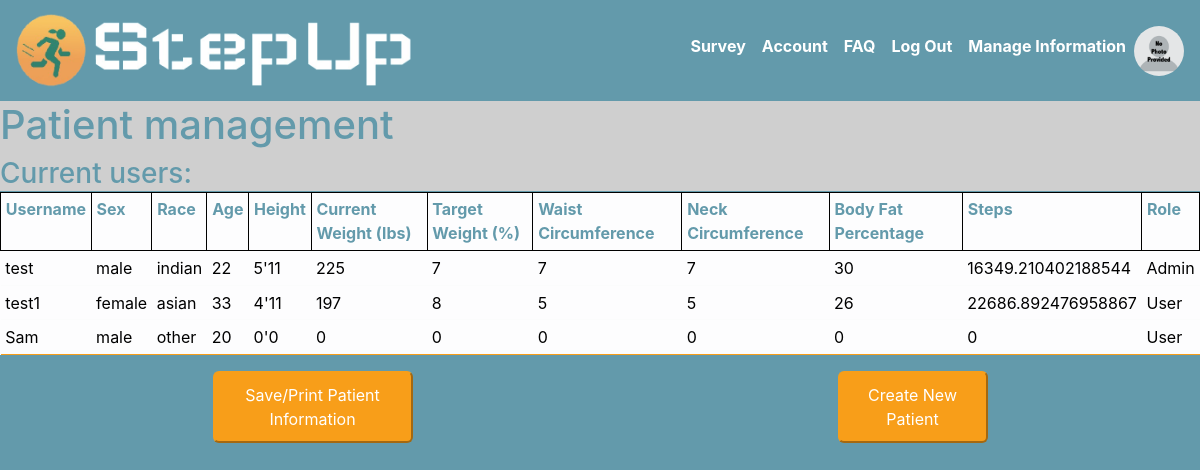
Page /auth/manage_users (signed in) on the earlier database version.
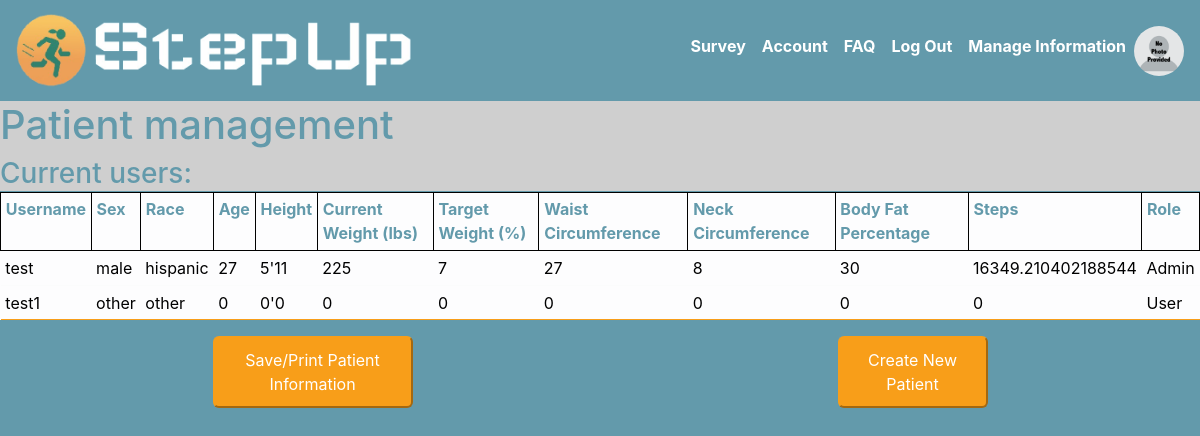
Same page on the later database version.
### tables this page shows
CREATE TABLE user
(
    username       TEXT UNIQUE NOT NULL,
    password       TEXT NOT NULL,
    email          TEXT NOT NULL,
    picture        BLOB,
    sex            TEXT NOT NULL,
    race           TEXT NOT NULL,
    age            INTEGER NOT NULL,
    feet           INTEGER NOT NULL,
    inches         INTEGER NOT NULL,
    userid         INTEGER PRIMARY KEY UNIQUE,
    current_weight INTEGER NOT NULL,
    target_weight  INTEGER NOT NULL,
    weight_circum  INTEGER NOT NULL,
    neck_circum    INTEGER NOT NULL,
    body_fat_per   INTEGER NOT NULL,
    steps          INTEGER NOT NULL,
    role           INTEGER NOT NULL,
    survey_update  TEXT NOT NULL,
    account_create TEXT NOT NULL
);

### step_up/auth.py (the view)
@bp.route('/manage_users', methods=('GET',))
@login_required
def manage_info():
    if g.user['role'] == 1:
        user_list = None
        if request.method == 'GET':
            database = get_database()
            user_list = database.execute(
                "SELECT * FROM user"
            ).fetchall()
        return render_template('auth/manage_info.html', user=user_list)
    else:
        abort(403)

### step_up/auth.py (called while the page is built)
def login_required(view):
    @functools.wraps(view)
    def wrapped_view(**kwargs):
        if g.user is None:
            return redirect(url_for('auth.login'))
        return view(**kwargs)
    return wrapped_view

@bp.before_app_request
def load_logged_in_user():
    userid = session.get('userid')
    if userid is None:
        g.user = None
    else:
        g.user = get_database().execute(
            "SELECT * FROM user WHERE userid = ?", (userid,)
        ).fetchone()

### step_up/database.py (called while the page is built)
def get_database():
    if 'database' not in g:
        g.database = sqlite3.connect(
            current_app.config['DATABASE'],
            detect_types=sqlite3.PARSE_DECLTYPES
        )
        g.database.row_factory = sqlite3.Row
    return g.database

def close_database(e=None):
    database = g.pop('database', None)
    if database is not None:
        database.close()

### step_up/templates/auth/manage_info.html (shortened to what this page needs)
{% extends 'base.html' %}
{% block content %}
    <div class="h1-h3">
        <h1>Patient management</h1>
        <h3>Current users:</h3>
    </div>
    <div style="overflow-x:auto; margin-top: -7px">
        <table class="table table-light table-sm" style="height:110px; width:100%; border-bottom: 1px solid #F89E19">
            <tr class="table-header">
                <th style="border:1px solid black">Username</th>
                <th style="border:1px solid black">Sex</th>
                <th style="border:1px solid black">Race</th>
                <th style="border:1px solid black">Age</th>
                <th style="border:1px solid black">Height</th>
                <th style="border:1px solid black">Current Weight (lbs)</th>
                <th style="border:1px solid black">Target Weight (%)</th>
                <th style="border:1px solid black">Waist Circumference</th>
                <th style="border:1px solid black">Neck Circumference</th>
                <th style="border:1px solid black">Body Fat Percentage</th>
                <th style="border:1px solid black">Steps</th>
                <th style="border:1px solid black">Role</th>
            </tr>
            {% if user %}
                {% set row = namespace(counter = 0) %}
                {% for user in user %}
                    {% set row.counter = row.counter + 1 %}
                    <tr>
                    <td style="color:black">{{ user['username'] }}</td>
                    <td style="color:black">{{ user['sex'] }}</td>
                    <td style="color:black">{{ user['race'] }}</td>
                    <td style="color:black">{{ user['age'] }}</td>
                    <td style="color:black">{{ user['feet'] }}'{{ user['inches'] }}</td>
                    <td style="color:black">{{ user['current_weight'] }}</td>
                    <td style="color:black">{{ user['target_weight'] }}</td>
                    <td style="color:black">{{ user['weight_circum'] }}</td>
                    <td style="color:black">{{ user['neck_circum'] }}</td>
                    <td style="color:black">{{ user['body_fat_per'] }}</td>
                    <td style="color:black">{{ user['steps'] }}</td>
                    {% if user['role'] == 1 %}
                        <td style="color:black">
                            Admin
                        </td>
                    {% else %}
                        <td style="color:black">
                            User
                        </td>
                    {% endif %}
                    </tr>
                {% endfor %}
            {% else %}
                <tr>
                    <td style="color:black">No users found!</td>
                </tr>
            {% endif %}
        </table>
    </div>
    <div class="d-flex justify-content-center">
        <button data-toggle="tooltip" data-placement="top" title="Print a copy of the income statement" type="button"
                style="display: block; border-color: #F89E19; margin: auto; padding: 10px; background-color: #F89E19; color: white; border-radius: 6px; width: 200px"
                onclick="alert('To save patient information, select Save as PDF from the Print dialog' ); window.print()">
            Save/Print Patient Information
        </button>
        <button data-toggle="tooltip" data-placement="top" title="Create a new user account" type="button"
                style="display: block; border-color: #F89E19; margin: auto; padding: 10px; background-color: #F89E19; color: white; border-radius: 6px; width: 150px"
                onclick="window.location.href='{{ url_for('auth.register') }}'">Create New Patient
        </button>
    </div>
{% endblock %}

### step_up/templates/base.html (shortened to what this page needs)
<!DOCTYPE html>
<html lang="en" xmlns="http://www.w3.org/1999/html">
<head>
    <link rel="stylesheet" href="{{url_for('static', filename = 'style.css') }}"/>
    <link rel="stylesheet" href=
"https://maxcdn.bootstrapcdn.com/bootstrap/4.4.1/css/bootstrap.min.css">
</head>
{% if g.user %}
<nav class="navbar sticky-top navbar-expand-lg navbar-light" style="background-color: #639AAB;"
     style="position: relative; z-index: 999; overflow: visible">
    <a class="navbar-brand" href={{ url_for('mainpage') }}> <img
            src="{{ url_for('static', filename='logo.png') }}" width="400" height="75"
            class="d-inline-block align-top" alt="Site logo">
    {% if g.user %}
        <div class="collapse navbar-collapse" id="navbarSupportedContent">
            <ul class="navbar-nav ml-auto">
                <li style="display:inline-block;">
                    <a class="nav-link" href="{{ url_for('auth.patient_survey') }}" style="text-decoration:none;
                        color:white; font-weight: bold;">Survey</a>
                </li>
                <li style="display:inline-block;">
                    <a class="nav-link" href="{{ url_for('auth.my_account') }}" style="text-decoration:none;
                        color:white; font-weight: bold;">Account</a>
                </li>
                <li style="display:inline-block;">
                    <a class="nav-link" href="{{ url_for('auth.help_page') }}" style="text-decoration:none;
                        color:white; font-weight: bold;">FAQ</a>
                </li>
                <li style="display:inline-block;">
                    <a class="nav-link" href="{{ url_for('auth.logout') }}" style="text-decoration:none;
                        color:white; font-weight: bold;">Log Out</a>
                </li>
                {% if g.user['role'] == 1 %}
                    <li style="display:inline-block;">
                        <a class="nav-link" href="{{ url_for('auth.manage_info') }}"style="text-decoration:none;
                            color:white; font-weight: bold;">Manage Information</a>
                    </li>
                {% endif %}
                <li style="display:inline-block;">
                    {% if g.user['picture'] %}
                        <img
                                 class="rounded-circle" width="50" height="50" alt="User's profile picture"/>
                    {% else %}
                        <img src="{{ url_for('static', filename='no_photo.png') }}" class="rounded-circle"
                                 width="50" height="50" alt="Placeholder profile picture"/>
                    {% endif %}
                </li>
            </ul>
        </div>
    {% endif %}
</nav>
{% endif %}
<section class="content">
    {% block content %}{% endblock %}
</section>
</html>

### step_up/static/style.css (style rules this page uses)
.h1-h3 { background-color: #CFCFCF; color: #639AAB; }
.table-header { color: #639AAB; }
.table { background-color: white; }

### step_up/templates/base.html (style rules this page uses)
* { margin: 0; padding: 0; }
img { display: block; margin-left: auto; margin-right: auto; }

Differences in the rows shown:
removed user: username "Sam", sex "male", race "other", age "20", feet "0", inches "0", current_weight "0", target_weight "0", weight_circum "0", neck_circum "0", body_fat_per "0", steps "0", role "User"
changed user "test": race "indian" → "hispanic"; age "22" → "27"; weight_circum "7" → "27"; neck_circum "7" → "8"
changed user "test1": sex "female" → "other"; race "asian" → "other"; age "33" → "0"; feet "4" → "0"; inches "11" → "0"; current_weight "197" → "0"; target_weight "8" → "0"; weight_circum "5" → "0"; neck_circum "5" → "0"; body_fat_per "26" → "0"; steps "22686.892476958867" → "0"
